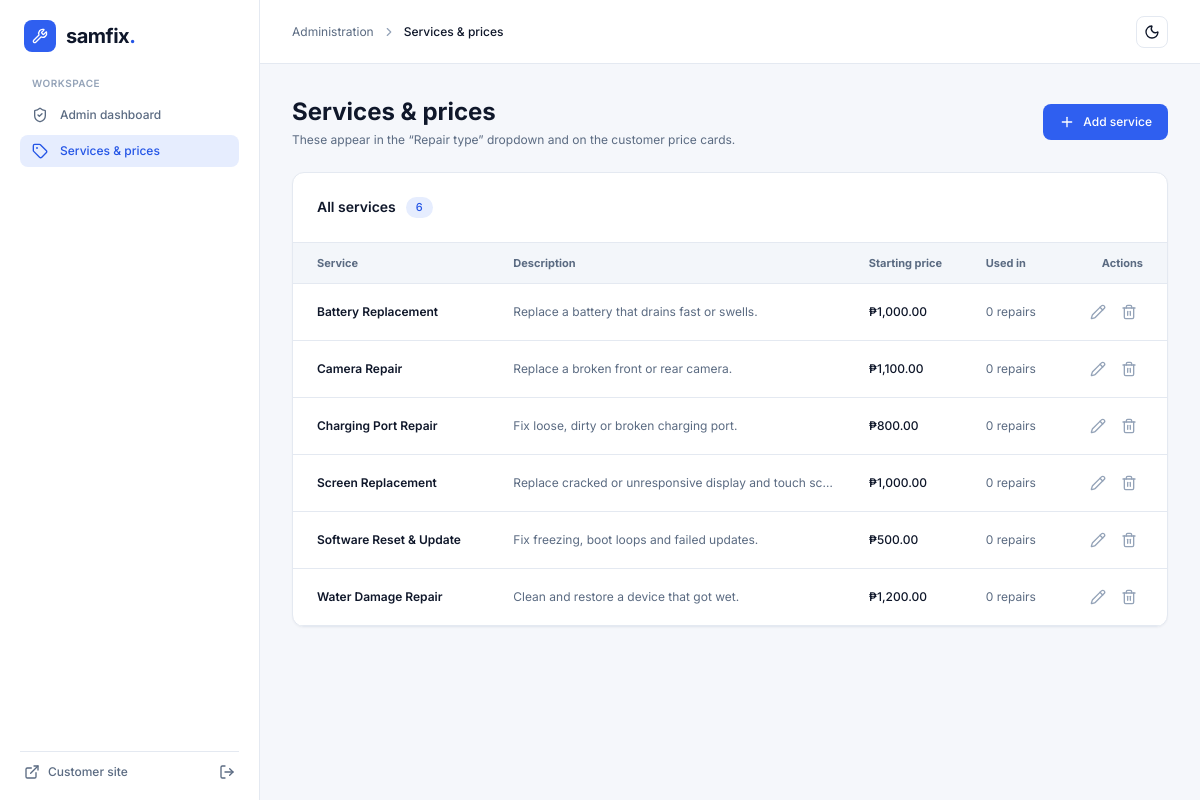
The app's page /admin/services.php (signed in) with its own data.
### tables this page shows
CREATE TABLE services (
  service_id   INT UNSIGNED AUTO_INCREMENT PRIMARY KEY,
  service_name VARCHAR(100)  NOT NULL,
  description  TEXT,
  base_price   DECIMAL(10,2) NOT NULL DEFAULT 0.00
);

### includes/helpers.php (called while the page is built, shortened)
<?php
function e($value): string
{
    return htmlspecialchars((string) $value, ENT_QUOTES, 'UTF-8');
}

### admin/services.php (the view, shortened to what this page needs)
<?php
require_once __DIR__ . '/../includes/db.php';
require_once __DIR__ . '/../includes/helpers.php';
$services = [];
try {
    $services = $pdo->query('SELECT s.service_id, s.service_name, s.description, s.base_price,
                                    (SELECT COUNT(*) FROM repair_requests r WHERE r.service_id = s.service_id) AS uses
                             FROM services s ORDER BY s.service_name')->fetchAll();
} catch (PDOException $ex) {
    error_log('services.php load: ' . $ex->getMessage());
    $loadError = true;
}
$cur = '₱';
?>
<!DOCTYPE html>
<html lang="en">
<head>
<script src="https://cdn.jsdelivr.net/npm/@tailwindcss/browser@4"></script>
</head>
<body class="flex h-screen overflow-hidden antialiased">
<aside id="sidebar" class="side border-r fixed inset-y-0 left-0 z-40 w-[260px] flex flex-col justify-between overflow-y-auto -translate-x-full lg:translate-x-0 lg:static transition-transform duration-200">
  <div class="p-5">
    <div class="flex items-center gap-2.5 px-1 mb-6">
      <span class="btn-p w-8 h-8 rounded-lg flex items-center justify-center"><i data-lucide="wrench" class="w-4 h-4"></i></span>
      <span class="text-xl font-bold tracking-tight t1"><?= e(strtolower(APP_NAME)) ?><span class="acct">.</span></span>
    </div>
    <p class="px-3 text-[10px] font-semibold t3 uppercase tracking-wider mb-2">Workspace</p>
    <nav class="space-y-1">
      <a href="requests.php" class="nav w-full flex items-center gap-3 px-3 py-2 text-xs font-medium rounded-lg"><i data-lucide="shield-check" class="w-4 h-4"></i>Admin dashboard</a>
      <a href="services.php" class="nav on w-full flex items-center gap-3 px-3 py-2 text-xs font-medium rounded-lg"><i data-lucide="tag" class="w-4 h-4"></i>Services &amp; prices</a>
    </nav>
  </div>
  <div class="p-5">
    <div class="bd border-t pt-3 flex items-center justify-between px-1">
      <a href="../index.php" target="_blank" rel="noopener" class="t2 flex items-center gap-2 text-xs font-medium hover:opacity-80"><i data-lucide="external-link" class="w-4 h-4"></i>Customer site</a>
      <a href="logout.php" title="Log out" aria-label="Log out" class="t2 hover:text-rose-500"><i data-lucide="log-out" class="w-4 h-4"></i></a>
    </div>
  </div>
</aside>
<div class="flex-1 flex flex-col overflow-hidden min-w-0">
  <header class="top border-b h-16 px-4 sm:px-8 flex items-center justify-between shrink-0 gap-3">
    <div class="flex items-center gap-3">
      <div class="flex items-center gap-2 text-xs"><span class="t2 hidden sm:inline">Administration</span><i data-lucide="chevron-right" class="w-3.5 h-3.5 t3 hidden sm:inline"></i><span class="font-medium t1">Services &amp; prices</span></div>
    </div>
    <button id="theme-btn" onclick="toggleTheme()" class="btn-o w-8 h-8 rounded-lg flex items-center justify-center" aria-label="Toggle light and dark mode"><i data-lucide="moon" class="w-4 h-4"></i></button>
  </header>
  <main class="flex-1 overflow-y-auto p-4 sm:p-8 space-y-6">
    <div class="flex flex-col sm:flex-row sm:items-center justify-between gap-4">
      <div>
        <h1 class="text-2xl font-bold t1">Services &amp; prices</h1>
        <p class="text-xs t2 mt-1">These appear in the “Repair type” dropdown and on the customer price cards.</p>
      </div>
      <button onclick="openForm()" class="btn-p inline-flex items-center justify-center gap-2 text-xs font-medium px-4 py-2.5 rounded-lg self-start sm:self-auto"><i data-lucide="plus" class="w-4 h-4"></i>Add service</button>
    </div>
    <div class="card rounded-xl border overflow-hidden">
      <div class="p-5 sm:p-6 pb-4 flex items-center gap-2.5"><h2 class="text-sm font-semibold t1">All services</h2><span class="pill text-[11px] font-medium px-2.5 py-0.5 rounded-full"><?= count($services) ?></span></div>
      <div class="overflow-x-auto">
        <table class="w-full text-left border-collapse min-w-[640px]">
          <thead><tr class="sub bd border-y text-[11px] font-medium t2">
            <th class="py-3 pl-6 pr-4">Service</th><th class="py-3 px-4">Description</th><th class="py-3 px-4">Starting price</th><th class="py-3 px-4">Used in</th><th class="py-3 pr-6 pl-3 text-right">Actions</th>
          </tr></thead>
          <tbody class="text-xs">
          <?php if (!$services): ?>
            <tr><td colspan="5" class="py-12 px-6 text-center t2">No services yet. Click “Add service” to create your first one, or import <code>seed.sql</code>.</td></tr>
          <?php else: foreach ($services as $s): ?>
            <tr class="row bd border-b">
              <td class="py-3.5 pl-6 pr-4 font-semibold t1"><?= e($s['service_name']) ?></td>
              <td class="py-3.5 px-4 t2 max-w-xs truncate"><?= e($s['description']) ?></td>
              <td class="py-3.5 px-4 font-medium t1"><?= $cur . number_format((float)$s['base_price'], 2) ?></td>
              <td class="py-3.5 px-4 t2"><?= (int)$s['uses'] ?> <?= (int)$s['uses'] === 1 ? 'repair' : 'repairs' ?></td>
              <td class="py-3.5 pr-6 pl-3 text-right whitespace-nowrap">
                <button type="button" aria-label="Edit <?= e($s['service_name']) ?>" data-edit="<?= e(json_encode($s)) ?>" class="ico p-1.5 rounded-lg"><i data-lucide="pencil" class="w-4 h-4"></i></button>
                <form method="POST" class="inline" onsubmit="return confirm('Delete <?= e(addslashes($s['service_name'])) ?>? Repairs that used it will lose the service link.')">
                  <button type="submit" aria-label="Delete <?= e($s['service_name']) ?>" class="ico del p-1.5 rounded-lg"><i data-lucide="trash-2" class="w-4 h-4"></i></button>
                </form>
              </td>
            </tr>
          <?php endforeach; endif; ?>
          </tbody>
        </table>
      </div>
    </div>
  </main>
</div>
</body>
</html>

### admin/services.php (style rules this page uses)
:root { --app:#F5F7FB;--side:#fff;--card:#fff;--sub:#F3F6FA;--inp:#fff;--bd:#E4E9F1;--t1:#0F172A;--t2:#5B6B82;--t3:#94A3B8;--acc:#2F5FF0;--accs:#E6EDFE;--acct:#2455E6;--hov:#F3F6FA;--shadow:0 1px 2px rgba(15,23,42,.04);--modal:rgba(15,23,42,.45) }
body { font-family:'Inter',sans-serif;background:var(--app);color:var(--t1) }
.side,.top { background:var(--side);border-color:var(--bd) }
.card { background:var(--card);border-color:var(--bd);box-shadow:var(--shadow) }
.sub { background:var(--sub) }
.bd { border-color:var(--bd) }
.t1 { color:var(--t1) }
.t2 { color:var(--t2) }
.t3 { color:var(--t3) }
.acct { color:var(--acct) }
.pill { background:var(--accs);color:var(--acct) }
.btn-p { background:var(--acc);color:#fff }
.btn-o { background:var(--card);border:1px solid var(--bd);color:var(--t1) }
.nav { color:var(--t2) }
.nav.on { background:var(--accs);color:var(--acct) }
.ico { color:var(--t3) }
button,.btn-p,.btn-o,.nav { cursor:pointer }

### records on screen
services: service_name "Battery Replacement", description "Replace a battery that drains fast or swells.", base_price "1,000.00", uses "0"
services: service_name "Camera Repair", description "Replace a broken front or rear camera.", base_price "1,100.00", uses "0"
services: service_name "Charging Port Repair", description "Fix loose, dirty or broken charging port.", base_price "800.00", uses "0"
services: service_name "Screen Replacement", description "Replace cracked or unresponsive display and touch sc…", base_price "1,000.00", uses "0"
services: service_name "Software Reset & Update", description "Fix freezing, boot loops and failed updates.", base_price "500.00", uses "0"
services: service_name "Water Damage Repair", description "Clean and restore a device that got wet.", base_price "1,200.00", uses "0"

### other values on screen
APP_NAME "samfix"
count($services) "6"
